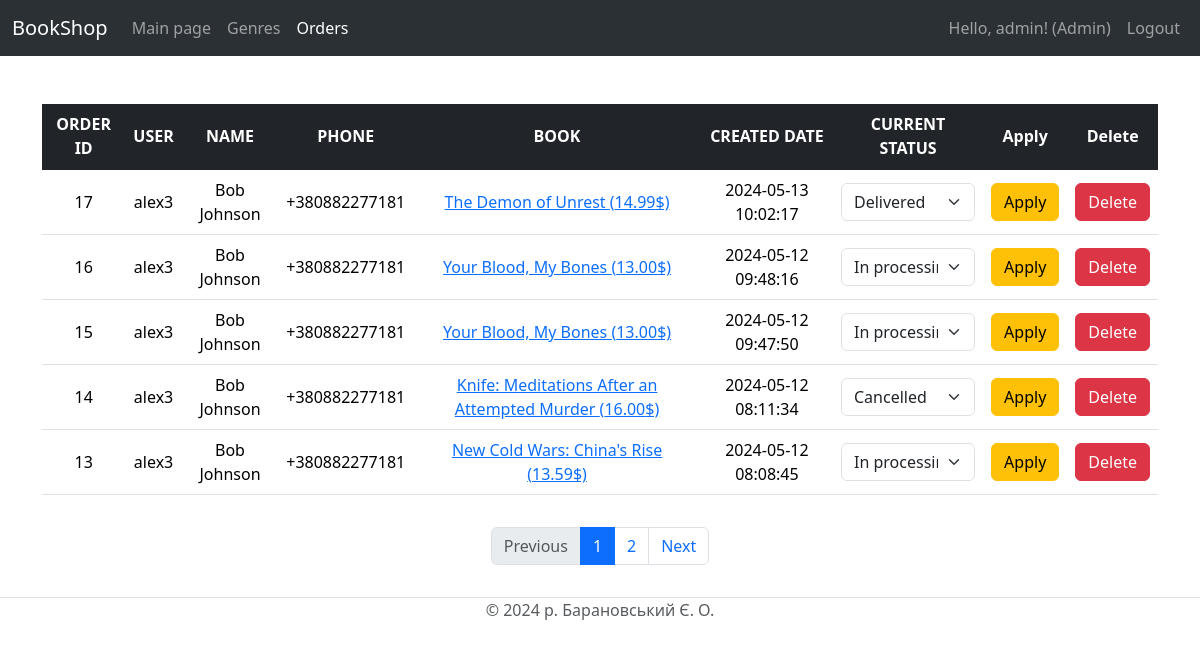
Page /order/show/1 (signed in) on the committed database.
### tables this page shows
CREATE TABLE `users` (
  `id` int(11) NOT NULL,
  `login` varchar(30) NOT NULL,
  `password` varchar(30) NOT NULL,
  `is_admin` tinyint(1) NOT NULL
);

CREATE TABLE `book_orders` (
  `id` int(11) NOT NULL,
  `buyer_name` varchar(60) NOT NULL,
  `buyer_phone` varchar(13) NOT NULL,
  `book_id` int(11) NOT NULL,
  `user_id` int(11) NOT NULL,
  `created_date` datetime NOT NULL,
  `status_id` int(11) NOT NULL
);

CREATE TABLE `books` (
  `id` int(11) NOT NULL,
  `name` varchar(50) NOT NULL,
  `author` varchar(100) NOT NULL,
  `short_description` varchar(300) NOT NULL,
  `full_description` text NOT NULL,
  `price` decimal(10,2) NOT NULL,
  `page_count` int(11) NOT NULL,
  `genre_id` int(11) NOT NULL
);

### models/OrderModel.php (called while the page is built, shortened)
<?php
require_once "models/Model.php";
require_once "entities/OrderStatus.php";
class OrderModel extends Model
{
    protected $_bookModel;
    protected $_userModel;
    public function __construct(BookModel $bookModel, UserModel $userModel, DBConnection $dbcon)
    {
        $this->_bookModel = $bookModel;
        $this->_userModel = $userModel;
    }
    public function GetStatuses(): array
    {
        $order_statuses_rows = $this->dbcon->readAll(self::ORDER_STATUSES_TABLE);
        $order_statuses = [];
        foreach ($order_statuses_rows as $order_status_row) {
            $order_statuses[] = new OrderStatus($order_status_row['id'], $order_status_row['name']);
        }
        return $order_statuses;
    }
    public function GetAllOrders(): array
    {
        $order_rows = $this->dbcon->readAll(self::ORDERS_TABLE);
        $books = $this->_bookModel->GetAllBooks();
        $statuses = $this->GetStatuses();
        $users = $this->_userModel->GetAllUsers();
        $orders = [];
        foreach ($order_rows as $order_row) {
            foreach ($books as $book)
                if ($book->ID == $order_row['book_id'])
                    $current_book = $book;
            foreach ($statuses as $status)
                if ($status->ID == $order_row['status_id'])
                    $current_status = $status;
            foreach ($users as $user)
                if ($user->ID == $order_row['user_id'])
                    $current_user = $user;
            $orders[] = new Order(
                $order_row['id'],
                $order_row['buyer_name'],
                $order_row['buyer_phone'],
                $current_book,
                $current_user,
                new DateTime($order_row['created_date']),
                $current_status
            );
        }
        usort($orders, function($a, $b) {return $b->CreatedDate <=> $a->CreatedDate;});
        return $orders;
    }
}

### models/Model.php (called while the page is built, shortened)
<?php
    require_once "./DBConnection.php";
    abstract class Model {
        public function __construct(DBConnection $dbcon)
        {
            $this->dbcon = $dbcon;
        }
    }

### DBConnection.php (called while the page is built, shortened)
<?php
class DBConnection
{
    private $hostname;
    private $username;
    private $password;
    private $dbName;
    private $port;
    private $conn;
    public function connect(): ?bool
    {
        $this->conn = mysqli_connect($this->hostname, $this->username, $this->password, $this->dbName, $this->port);
        return $this->conn == true;
    }
    public function read(string $colName, string $tableName, string $where = '')
    {
        $whereClause = $where != '' ? "WHERE $where" : '';
        $query = "SELECT $colName FROM $tableName $whereClause";
        $result = $this->conn->query($query);
        $rows = $result->fetch_all(MYSQLI_ASSOC);
        return $rows;
    }
    public function readAll(string $tableName)
    {
        return $this->read("*", $tableName);
    }
    public function  __construct(string $dbName, string $hostname = 'localhost', string $username = 'root', string $password = '', int $port = 3307)
    {
        $this->hostname = $hostname;
        $this->username = $username;
        $this->password = $password;
        $this->dbName = $dbName;
        $this->port = $port;
    }
}

### models/UserModel.php (called while the page is built, shortened)
<?php
require_once "./DBConnection.php";
class UserModel extends Model
{
    public function is_admin()
    {
        return $_SESSION['user']->IsAdmin;
    }
    public function is_auth()
    {
        return isset($_SESSION['user']);
    }
    public function GetAllUsers(bool $ignore_password = true, bool $ignore_admins = true) : array
    {
        $user_rows = $this->dbcon->readAll(self::USERS_TABLE);
        $users = [];
        foreach($user_rows as $user_row)
        {
            $password = $ignore_password ? "" : $user_row['password'];
            if ($ignore_admins && $user_row['is_admin'])
                continue;
            $users[] = new User($user_row['id'], $user_row['login'], $password, $user_row['is_admin']);
        }
        return $users;
    }
}

### models/BookModel.php (called while the page is built, shortened)
<?php
require_once "models/Model.php";
require_once "entities/Book.php";
require_once "entities/BookGenre.php";
require_once "entities/BookCover.php";
class BookModel extends Model
{
    public function GetAllBooks(): array
    {
        $book_rows = $this->dbcon->readAll(self::BOOKS_TABLE);
        $books = [];
        $avaliable_genres = $this->GetAllGenres();
        $book_covers = $this->GetAllBookCovers();
        foreach ($book_rows as $book_row) {
            $current_book = new Book();
            $current_book->ID = $book_row['id'];
            $current_book->Name = $book_row['name'];
            $current_book->Author = $book_row['author'];
            $current_book->ShortDescription = $book_row['short_description'];
            $current_book->FullDescription = $book_row['full_description'];
            $current_book->Price = $book_row['price'];
            $current_book->PageCount = $book_row['page_count'];
            $current_book->ID = $book_row['id'];
            foreach ($avaliable_genres as $genre)
                if ($genre->ID == $book_row['genre_id']) {
                    $current_book->Genre = $genre;
                    break;
                }
            foreach ($book_covers as $book_cover)
                if ($book_cover->BookId == $book_row['id']) {
                    $current_book->ImgCover = $book_cover;
                    break;
                }
            $books[] = $current_book;
        }
        return $books;
    }
    public function GetAllGenres(): array
    {
        $genres_rows = $this->dbcon->readAll(self::GENRES_TABLE);
        $genres = [];
        foreach ($genres_rows as $genre_row) {
            $genres[] = new BookGenre($genre_row['id'], $genre_row['name']);
        }
        return $genres;
    }
    public function GetAllBookCovers(): array
    {
        $bookcover_rows = $this->dbcon->readAll(self::BOOK_COVERS_TABLE);
        $book_covers = [];
        foreach ($bookcover_rows as $book_cover_row) {
            $book_covers[] = new BookCover(
                $book_cover_row['id'],
                $book_cover_row['img_url'],
                $book_cover_row['book_id']
            );
        }
        return $book_covers;
    }
}

### models/entities/BookGenre.php (called while the page is built, shortened)
<?php
class BookGenre
{
    public function __construct(int $ID, string $Name)
    {
        $this->ID = $ID;
    }
}

### models/entities/BookCover.php (called while the page is built, shortened)
<?php
class BookCover
{
    public function __construct(int $ID, string $ImgUrl, int $BookId)
    {
        $this->BookId = $BookId;
    }
}

### models/entities/OrderStatus.php (called while the page is built, shortened)
<?php
class OrderStatus
{
    public function __construct(int $ID, string $Name)
    {
        $this->ID = $ID;
        $this->Name = $Name;
    }
}

### templates/show_orders_template.php (the view, shortened to what this page needs)
<?php
$pagination_frame_size = 3;
$frame_start = $page_number - 1 > 0 ? $page_number - 1 : 1;
$frame_end = ($frame_start + $pagination_frame_size) > $total_page_count ? $total_page_count : $frame_start + $pagination_frame_size;
?>
<div class="container">
    <div class="row mt-5">
        <table class="table text-center align-middle">
            <thead class="table-dark align-middle">
                <tr>
                    <th>ORDER ID</th>
                    <?= $user->IsAdmin ? "<th>USER</th>" : "" ?>
                    <th>NAME</th>
                    <th>PHONE</th>
                    <th>BOOK</th>
                    <th>CREATED DATE</th>
                    <th>CURRENT STATUS</th>
                    <?= $user->IsAdmin ? "<th>Apply</th>" : "" ?>
                    <?= $user->IsAdmin ? "<th>Delete</th>" : "" ?>
                </tr>
            </thead>
            <tbody class="table-group-divider">
                <?php foreach ($orders_on_page as $order) : ?>
                    <tr>
                        <td><?= $order->ID ?></td>
                        <?= $user->IsAdmin ? "<td>{$order->User->Login}</td>" : "" ?>
                        <td><?= $order->BuyerName ?></td>
                        <td><?= $order->BuyerPhone ?></td>
                        <td><?= "<a href='/book/show/{$order->Book->ID}'>{$order->Book->Name} ({$order->Book->Price}$)</a>" ?></td>
                        <td><?= $order->CreatedDate->format('Y-m-d H:i:s') ?></td>
                        <?php if ($user->IsAdmin) : ?>
                            <form action="/order/apply/<?= $order->ID ?>" method="POST">
                                <td>
                                    <select class="form-select" name="new-order-status">
                                        <?php foreach ($order_statuses as $status) : ?>
                                            <?= "<option value='{$status->ID}' " . ($status->ID == $order->Status->ID ? 'selected' : '') . ">{$status->Name}</option>" ?>
                                        <? endforeach; ?>
                                    </select>
                                </td>
                                <td><button class="btn btn-warning">Apply</button></td>
                            </form>
                            <td>
                                <a class="btn btn-danger" href="/order/delete/<?= $order->ID ?>">Delete</a>
                            </td>
                        <?php endif ?>
                    </tr>
                <?php endforeach; ?>
            </tbody>
        </table>
    </div>
</div>
<div class="d-flex justify-content-center mt-3">
    <nav aria-label="...">
        <ul class="pagination">
            <li class="page-item <?= $page_number == 1 ? 'disabled' : '' ?>">
                <a class="page-link" href="<?= "/order/show/" . ($page_number - 1) ?>">Previous</a>
            </li>
            <?php
            for ($i = $frame_start; $i <= $frame_end; $i++) {
            ?>
                <li class="page-item">
                    <a class="page-link <?= $page_number == $i ? 'active' : '' ?>" href="<?= "/order/show/" . $i ?>"><?= $i ?></a>
                </li>
            <?php } ?>
            <li class="page-item">
                <a class="page-link <?= $page_number == $total_page_count ? 'disabled' : '' ?>" href="<?= "/order/show/" . ($page_number + 1) ?>">Next</a>
            </li>
        </ul>
    </nav>
</div>
<?php
$content = ob_get_clean();
require "base_template.php";
?>

### templates/base_template.php (shortened to what this page needs)
<!DOCTYPE html>
<html>
<head>
    <link href="https://cdn.jsdelivr.net/npm/bootstrap@5.3.3/dist/css/bootstrap.min.css" rel="stylesheet">
    <link href="/www/css/books.css" rel="stylesheet">
</head>
<body>
    <nav class="navbar navbar-expand-lg bg-body-tertiary" data-bs-theme="dark">
        <div class="container-fluid">
            <a class="navbar-brand" href="/">BookShop</a>
            <div class="collapse navbar-collapse" id="navbarText">
                <ul class="navbar-nav me-auto mb-2 mb-lg-0">
                    <li class="nav-item">
                        <a class="nav-link <?= ($_SERVER['REQUEST_URI'] == "/book/index" || $_SERVER['REQUEST_URI'] == "/" || $_SERVER['REQUEST_URI'] == "/book/page/1") ? "active" : "" ?>" aria-current="page" href="/book/page/1">Main page</a>
                    </li>
                    <li class="nav-item">
                        <a class="nav-link <?= ($_SERVER['REQUEST_URI'] == "/book/genres") ? "active" : "" ?>" href="/book/genres">Genres</a>
                    </li>
                    <li class="nav-item">
                        <a class="nav-link <?=strpos($_SERVER['REQUEST_URI'], "/order/show") === 0 ? "active" : "" ?>" href="/order/show/1">Orders</a>
                    </li>
                </ul>
                <ul class="navbar-nav mr-auto" data-bs-theme="dark">
                    <?php if ($is_auth) { ?>
                        <li class="nav-item">
                            <span class="nav-link">Hello, <?= $user->Login ?>! (<?= $user->IsAdmin ? "Admin" : "Buyer" ?>)</span>
                        </li>
                        <li class="nav-item">
                            <a class="nav-link" href="/user/logout">Logout</a>
                        </li>
                    <?php } ?>
                </ul>
            </div>
        </div>
    </nav>
    <div class="container">
        <main role="main" class="pb-3">
            <?= $content ?>
        </main>
    </div>
    <footer class="border-top footer text-muted">
        <div class="container text-center">
            &copy; 2024 р. Барановський Є. О.
        </div>
    </footer>
</body>

### rows in the picture
users: login "admin"
book_orders: id "17", user.login "alex3", buyer_name "Bob Johnson", buyer_phone "+380882277181", book.name "The Demon of Unrest", book.price "14.99", format "2024-05-13 10:02:17"
book_orders: id "16", user.login "alex3", buyer_name "Bob Johnson", buyer_phone "+380882277181", book.name "Your Blood, My Bones", book.price "13.00", format "2024-05-12 09:48:16"
book_orders: id "15", user.login "alex3", buyer_name "Bob Johnson", buyer_phone "+380882277181", book.name "Your Blood, My Bones", book.price "13.00", format "2024-05-12 09:47:50"
book_orders: id "14", user.login "alex3", buyer_name "Bob Johnson", buyer_phone "+380882277181", book.name "Knife: Meditations After an Attempted Murder", book.price "16.00", format "2024-05-12 08:11:34"
book_orders: id "13", user.login "alex3", buyer_name "Bob Johnson", buyer_phone "+380882277181", book.name "New Cold Wars: China's Rise", book.price "13.59", format "2024-05-12 08:08:45"

### other values in the picture
form field new-order-status "Delivered"
form field new-order-status "In processing"
form field new-order-status "Cancelled"
